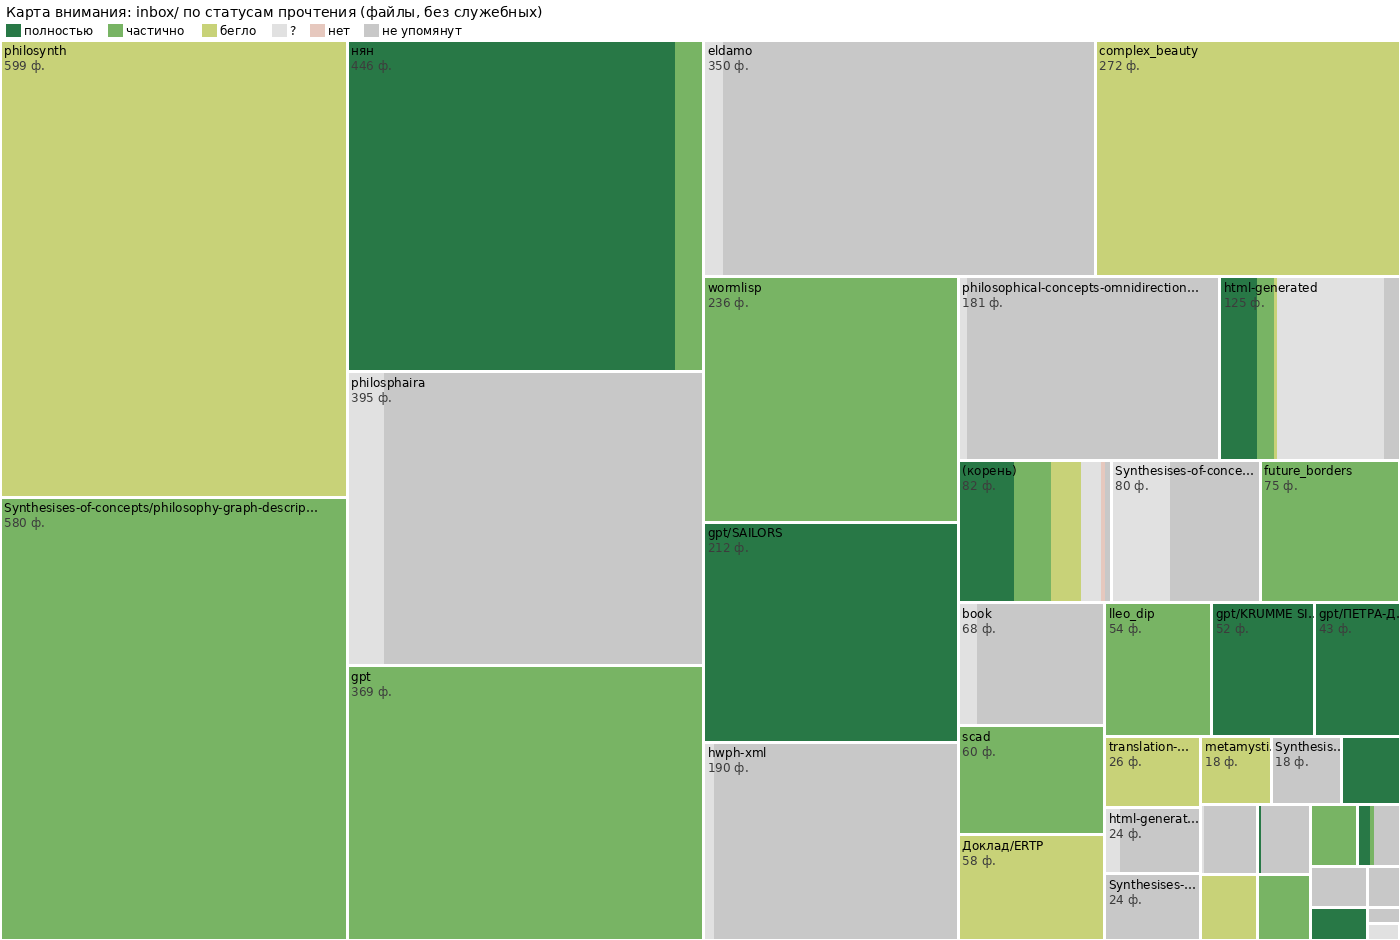

This chart was generated by the following Python code:
"""vnimanie.py — «карта внимания»: квадратная диаграмма (treemap) архива inbox/ по upominaniya.tsv.
Плитка — единица (как в karta.md), площадь — число файлов без служебных (или байты: --bajty),
цвет — доля файлов по статусам: полностью (тёмно-зелёный) / частично / бегло / ? / не упомянут (серый).
python3 -I proekty/karta/vnimanie.py [--bajty]  → proekty/karta/vnimanie.png"""
import os, sys, collections
from PIL import Image, ImageDraw, ImageFont
HERE = os.path.dirname(os.path.abspath(__file__))
BAJTY = "--bajty" in sys.argv
CV = {"полностью": (40, 120, 70), "частично": (120, 180, 100), "бегло": (200, 210, 120),
      "нет": (230, 200, 190), "?": (225, 225, 225), "не упомянут": (200, 200, 200)}
PORYADOK = ["полностью", "частично", "бегло", "?", "нет", "не упомянут"]

def unit(rel):
    p = rel.split("/")
    if len(p) == 1:
        return "(корень)"
    if p[0] in ("gpt", "Synthesises-of-concepts", "html-generated", "Доклад") and len(p) > 2:
        return p[0] + "/" + p[1]
    return p[0]

U = collections.defaultdict(collections.Counter)
for line in open(os.path.join(HERE, "upominaniya.tsv"), encoding="utf-8"):
    if line.startswith("#"):
        continue
    f = line.rstrip("\n").split("\t")
    if f[2] == "служебное":
        continue
    U[unit(f[0])][f[2]] += int(f[1]) if BAJTY else 1
items = sorted(((sum(c.values()), u, c) for u, c in U.items()), reverse=True)
items = [it for it in items if it[0] > 0]

W, H = 1400, 900
im = Image.new("RGB", (W, H + 40), "white")
d = ImageDraw.Draw(im)
try:
    font = ImageFont.truetype("/usr/share/fonts/truetype/dejavu/DejaVuSans.ttf", 12)
    big = ImageFont.truetype("/usr/share/fonts/truetype/dejavu/DejaVuSans.ttf", 14)
except OSError:
    font = big = None

def worst(row, side):
    s = sum(r[0] for r in row)
    return max(max(side * side * r[0] / (s * s), s * s / (side * side * r[0])) for r in row)

def squarify(items, x, y, w, h):
    # простая «squarified» раскладка (Bruls и др.): ряд растёт, пока не ухудшает пропорции
    total = sum(i[0] for i in items)
    if not items:
        return
    scale = w * h / total
    rest = [(i[0] * scale, i) for i in items]
    while rest:
        side = min(w, h)
        row = [rest.pop(0)]
        while rest and worst(row + [rest[0]], side) <= worst(row, side):
            row.append(rest.pop(0))
        s = sum(r[0] for r in row)
        if w >= h:
            cw = s / h
            yy = y
            for a, it in row:
                ch = a / cw
                plitka(it, x, yy, cw, ch)
                yy += ch
            x += cw; w -= cw
        else:
            ch = s / w
            xx = x
            for a, it in row:
                cw = a / ch
                plitka(it, xx, y, cw, ch)
                xx += cw
            y += ch; h -= ch

def plitka(it, x, y, w, h):
    n, name, c = it
    # полосы статусов по горизонтали, пропорционально числу файлов
    xx = x
    for st in PORYADOK:
        if c[st]:
            ww = w * c[st] / n
            d.rectangle([xx, y, xx + ww, y + h], fill=CV[st])
            xx += ww
    d.rectangle([x, y, x + w, y + h], outline="white", width=2)
    if w > 60 and h > 18:
        label = name if len(name) * 7 < w else name[: max(3, int(w / 7) - 1)] + "…"
        d.text((x + 4, y + 3), label, fill="black", font=font)
    if w > 60 and h > 34:
        d.text((x + 4, y + 18), str(n) + (" Б" if BAJTY else " ф."), fill=(60, 60, 60), font=font)

squarify(items, 0, 40, W, H)
x = 6
d.text((x, 4), "Карта внимания: inbox/ по статусам прочтения (%s)" % ("байты" if BAJTY else "файлы, без служебных"), fill="black", font=big)
x = 6
for st in PORYADOK:
    d.rectangle([x, 24, x + 14, 36], fill=CV[st])
    d.text((x + 18, 23), st, fill="black", font=font)
    x += 30 + 8 * len(st)
out = os.path.join(HERE, "vnimanie-bajty.png" if BAJTY else "vnimanie.png")
im.save(out)
print(out)
